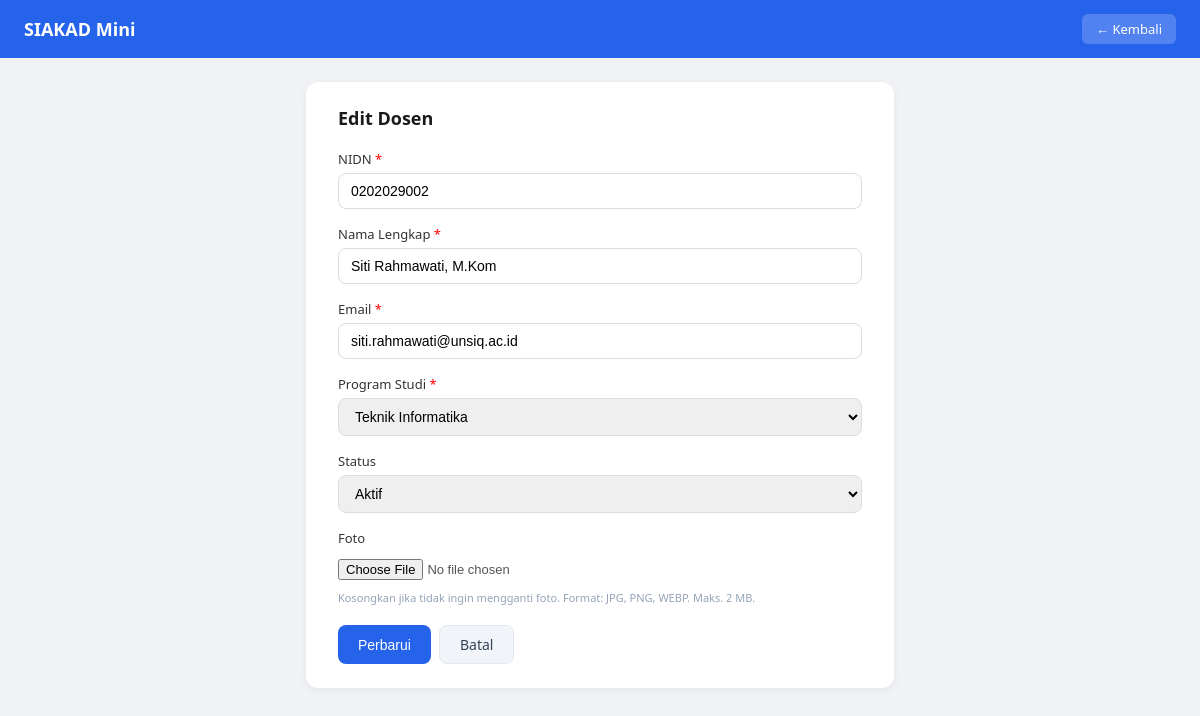
Page /public/dosen_edit.php?id=2 (signed in) on the committed database.
### tables this page shows
CREATE TABLE dosen (
    id            INT UNSIGNED AUTO_INCREMENT PRIMARY KEY,
    nidn          CHAR(10)     NOT NULL UNIQUE,
    nama          VARCHAR(100) NOT NULL,
    email         VARCHAR(120) NOT NULL UNIQUE,
    program_studi ENUM('Teknik Informatika','Sistem Informasi','Teknik Elektro') NOT NULL,
    foto          VARCHAR(255) NULL DEFAULT NULL,
    status        ENUM('aktif','nonaktif') NOT NULL DEFAULT 'aktif',
    created_at    TIMESTAMP NOT NULL DEFAULT CURRENT_TIMESTAMP,
    updated_at    TIMESTAMP NOT NULL DEFAULT CURRENT_TIMESTAMP ON UPDATE CURRENT_TIMESTAMP,
    deleted_at    TIMESTAMP NULL DEFAULT NULL,
    INDEX idx_deleted (deleted_at),
    INDEX idx_status  (status)
);

### public/dosen_edit.php (the view, shortened to what this page needs)
<?php
$pdo = getDB();
$id  = (int)($_GET['id'] ?? 0);
$stmt = $pdo->prepare('SELECT * FROM dosen WHERE id = :id AND deleted_at IS NULL');
$stmt->execute([':id' => $id]);
$dosen = $stmt->fetch();
$input  = $dosen;
?>
<!DOCTYPE html>
<html lang="id">
<head>
</head>
<body>
<nav class="navbar">
    <h1>SIAKAD Mini</h1>
    <a href="/siakad-mini/public/dosen.php">← Kembali</a>
</nav>
<div class="container">
    <div class="card">
        <h2>Edit Dosen</h2>
        <form method="POST" action="" enctype="multipart/form-data">
            <div class="form-group">
                <label for="nidn">NIDN <span style="color:red">*</span></label>
                <input type="text" id="nidn" name="nidn" maxlength="10"
                       value="<?= htmlspecialchars($input['nidn'], ENT_QUOTES, 'UTF-8') ?>">
            </div>
            <div class="form-group">
                <label for="nama">Nama Lengkap <span style="color:red">*</span></label>
                <input type="text" id="nama" name="nama" maxlength="100"
                       value="<?= htmlspecialchars($input['nama'], ENT_QUOTES, 'UTF-8') ?>">
            </div>
            <div class="form-group">
                <label for="email">Email <span style="color:red">*</span></label>
                <input type="email" id="email" name="email" maxlength="120"
                       value="<?= htmlspecialchars($input['email'], ENT_QUOTES, 'UTF-8') ?>">
            </div>
            <div class="form-group">
                <label for="program_studi">Program Studi <span style="color:red">*</span></label>
                <select id="program_studi" name="program_studi">
                    <?php foreach (['Teknik Informatika','Sistem Informasi','Teknik Elektro'] as $p): ?>
                    <option value="<?= $p ?>" <?= $input['program_studi'] === $p ? 'selected' : '' ?>><?= $p ?></option>
                    <?php endforeach; ?>
                </select>
            </div>
            <div class="form-group">
                <label for="status">Status</label>
                <select id="status" name="status">
                    <option value="aktif"    <?= $input['status'] === 'aktif'    ? 'selected' : '' ?>>Aktif</option>
                </select>
            </div>
            <div class="form-group">
                <label>Foto</label>
                <input type="file" id="foto" name="foto" accept="image/*">
                <p class="hint">Kosongkan jika tidak ingin mengganti foto. Format: JPG, PNG, WEBP. Maks. 2 MB.</p>
            </div>
            <div class="btn-row">
                <button type="submit" class="btn btn-primary">Perbarui</button>
                <a href="/siakad-mini/public/dosen.php" class="btn btn-secondary">Batal</a>
            </div>
        </form>
    </div>
</div>
</body>
</html>

### public/dosen_edit.php (style rules this page uses)
* { box-sizing:border-box; margin:0; padding:0; }
body { font-family:'Segoe UI',sans-serif; background:#f0f2f5; }
.navbar { background:#2563eb; color:#fff; padding:14px 24px; display:flex; justify-content:space-between; align-items:center; }
.navbar h1 { font-size:18px; font-weight:600; }
.navbar a { color:#fff; text-decoration:none; background:rgba(255,255,255,0.2); padding:6px 14px; border-radius:6px; font-size:13px; }
.container { max-width:620px; margin:1.5rem auto; padding:0 1rem; }
.card { background:#fff; border-radius:12px; padding:1.5rem 2rem; box-shadow:0 2px 8px rgba(0,0,0,0.06); }
.card h2 { font-size:18px; margin-bottom:1.25rem; color:#1a1a1a; }
.form-group { margin-bottom:1rem; }
label { display:block; font-size:13px; font-weight:500; color:#333; margin-bottom:5px; }
input[type=text], input[type=email], select { width:100%; padding:9px 12px; border:1px solid #ddd; border-radius:8px; font-size:14px; }
input[type=file] { width:100%; padding:7px 0; font-size:13px; color:#555; }
.hint { font-size:11px; color:#94a3b8; margin-top:3px; }
.btn-row { display:flex; gap:8px; margin-top:1.25rem; }
.btn { padding:9px 20px; border-radius:8px; font-size:14px; font-weight:500; cursor:pointer; border:none; text-decoration:none; }
.btn-primary { background:#2563eb; color:#fff; }
.btn-secondary { background:#f1f5f9; color:#334155; border:1px solid #e2e8f0; }

### rows in the picture
dosen: nidn "0202029002", nama "Siti Rahmawati, M.Kom", email "siti.rahmawati@unsiq.ac.id", program_studi "Teknik Informatika", status "Aktif"
